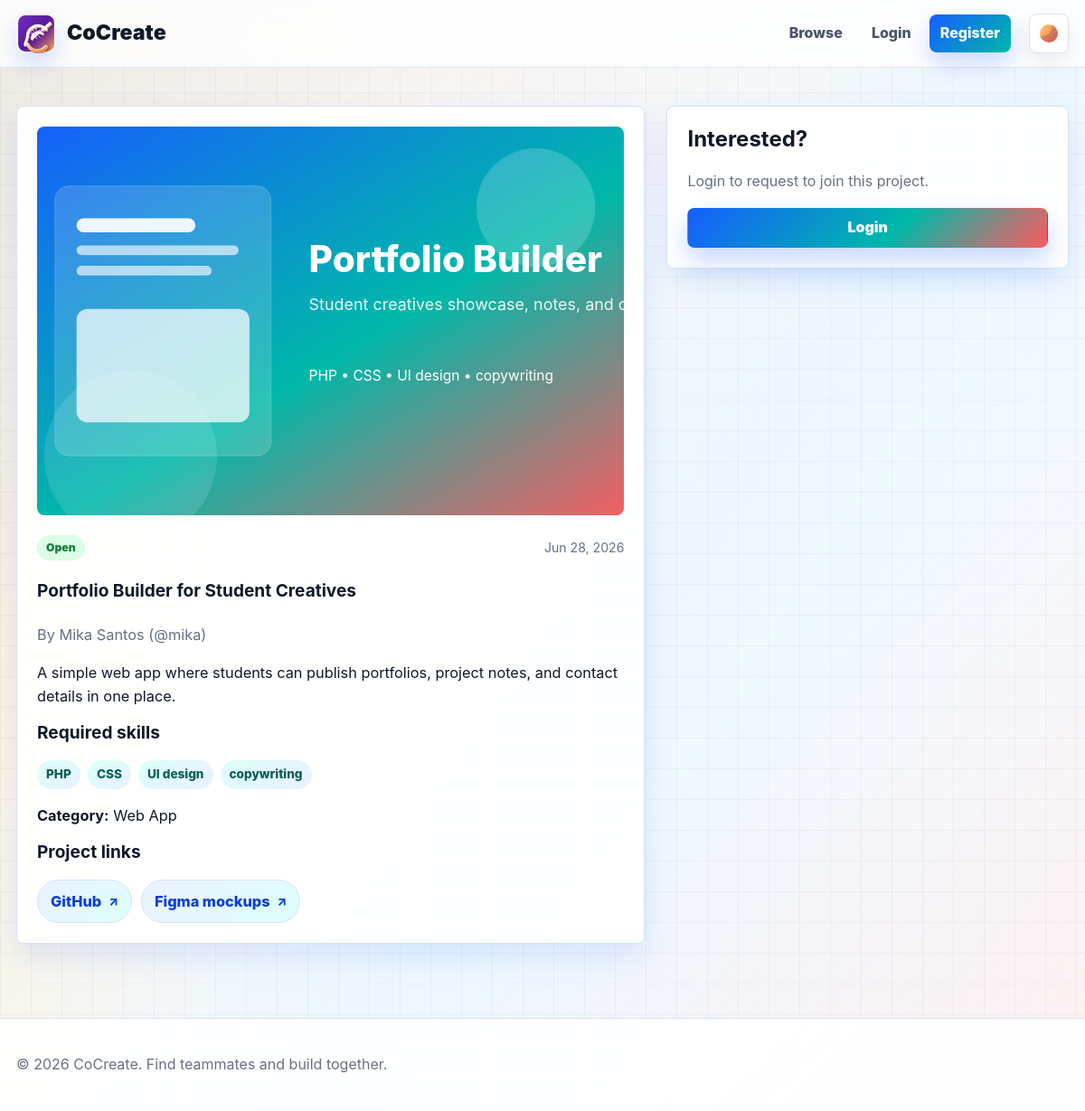
The page /pages/project.php?id=1 on the database its author committed.
### tables this page shows
CREATE TABLE projects (
  project_id INT UNSIGNED AUTO_INCREMENT PRIMARY KEY,
  user_id INT UNSIGNED NOT NULL,
  project_title VARCHAR(180) NOT NULL,
  description TEXT NOT NULL,
  required_skills TEXT NOT NULL,
  category VARCHAR(120) NOT NULL,
  project_status ENUM('open', 'in_progress', 'completed') NOT NULL DEFAULT 'open',
  project_image VARCHAR(255) DEFAULT NULL,
  created_at TIMESTAMP NOT NULL DEFAULT CURRENT_TIMESTAMP,
  CONSTRAINT fk_projects_user
    FOREIGN KEY (user_id) REFERENCES users(user_id)
    ON DELETE CASCADE ON UPDATE CASCADE
);

CREATE TABLE users (
  user_id INT UNSIGNED AUTO_INCREMENT PRIMARY KEY,
  firstname VARCHAR(80) NOT NULL,
  lastname VARCHAR(80) NOT NULL,
  username VARCHAR(80) NOT NULL UNIQUE,
  email VARCHAR(160) NOT NULL UNIQUE,
  password_hash VARCHAR(255) NOT NULL,
  profile_picture VARCHAR(255) DEFAULT NULL,
  skills TEXT DEFAULT NULL,
  interests TEXT DEFAULT NULL,
  bio TEXT DEFAULT NULL,
  role ENUM('user', 'admin') NOT NULL DEFAULT 'user',
  status ENUM('active', 'disabled') NOT NULL DEFAULT 'active',
  created_at TIMESTAMP NOT NULL DEFAULT CURRENT_TIMESTAMP
);

CREATE TABLE project_links (
  link_id INT UNSIGNED AUTO_INCREMENT PRIMARY KEY,
  project_id INT UNSIGNED NOT NULL,
  link_label VARCHAR(80) NOT NULL,
  link_url VARCHAR(2048) NOT NULL,
  sort_order SMALLINT UNSIGNED NOT NULL DEFAULT 0,
  created_at TIMESTAMP NOT NULL DEFAULT CURRENT_TIMESTAMP,
  CONSTRAINT fk_project_links_project
    FOREIGN KEY (project_id) REFERENCES projects(project_id)
    ON DELETE CASCADE ON UPDATE CASCADE
);

### includes/session.php (called while the page is built, shortened)
<?php
function is_logged_in(): bool
{
    return isset($_SESSION["user_id"]);
}
function e($value): string
{
    return htmlspecialchars((string) ($value ?? ""), ENT_QUOTES, "UTF-8");
}
function status_label(string $status): string
{
    return ucwords(str_replace("_", " ", $status));
}
function split_skill_list(?string $skills): array
{
    return array_filter(array_map("trim", explode(",", (string) $skills)));
}
function cocreate_fetch_project_links(PDO $pdo, int $projectId): array
{
    try {
        $stmt = $pdo->prepare(
            "SELECT link_label, link_url FROM project_links WHERE project_id = ? ORDER BY sort_order ASC, link_id ASC",
        );
        $stmt->execute([$projectId]);
        return $stmt->fetchAll() ?: [];
    } catch (PDOException $e) {
        return [];
    }
}

### pages/project.php (the view, shortened to what this page needs)
<?php
require_once __DIR__ . "/../includes/session.php";
require_once __DIR__ . "/../includes/db.php";
$id = (int) ($_GET["id"] ?? 0);
$stmt = $pdo->prepare(
    "SELECT p.*, u.username, u.firstname, u.lastname, u.skills AS owner_skills FROM projects p JOIN users u ON u.user_id = p.user_id WHERE p.project_id = ?",
);
$stmt->execute([$id]);
$project = $stmt->fetch();
    ?>
<?php
$projectLinks = cocreate_fetch_project_links($pdo, $id);
require_once __DIR__ . "/../includes/header.php";
?>
<article class="detail-layout">
  <section class="card detail-card">
    <?php render_project_media($project, "detail-image"); ?>
    <div class="card-meta">
      <span class="status status-<?= e($project["project_status"]) ?>"><?= e(
    status_label($project["project_status"]),
) ?></span>
      <span><?= e(date("M j, Y", strtotime($project["created_at"]))) ?></span>
    </div>
    <h1><?= e($project["project_title"]) ?></h1>
    <p class="muted">By <?= e(
        $project["firstname"] . " " . $project["lastname"],
    ) ?> (@<?= e($project["username"]) ?>)</p>
    <p><?= nl2br(e($project["description"])) ?></p>
    <h3>Required skills</h3>
    <?php render_skill_tags($project["required_skills"]); ?>
    <p><strong>Category:</strong> <?= e($project["category"]) ?></p>
    <?php if ($projectLinks): ?>
      <h3>Project links</h3>
      <?php render_project_link_stack($projectLinks); ?>
    <?php endif; ?>
  </section>
  <aside class="card action-card">
    <?php if (!is_logged_in()): ?>
      <h2>Interested?</h2>
      <p class="muted">Login to request to join this project.</p>
      <a class="btn btn-primary full" href="login.php">Login</a>
    <?php endif; ?>
  </aside>
</article>
<?php require_once __DIR__ . "/../includes/footer.php";
?>

### includes/components.php (shortened to what this page needs)
<?php
function cocreate_public_prefix(?string $preferred = null): string
{
    $path = parse_url($_SERVER["REQUEST_URI"] ?? "", PHP_URL_PATH) ?: "";
    $insideControllerDir =
        str_contains($path, "/pages/") || str_contains($path, "/admin/");
    if ($insideControllerDir) {
        return $preferred ?? "../";
    }
    return $preferred ?? "";
}
function render_skill_tags(?string $skills): void
{
    echo '<div class="tag-row">';
    foreach (split_skill_list($skills) as $skill) {
        echo '<span class="tag">' . e($skill) . "</span>";
    }
    echo "</div>";
}
function render_project_media(
    array $project,
    string $class = "project-image",
): void {
    $prefix = cocreate_public_prefix("../");
    $title = (string) ($project["project_title"] ?? "Project");
    if (!empty($project["project_image"])) {
        echo '<img class="' .
            e($class) .
            '" src="' .
            e($prefix . $project["project_image"]) .
            '" alt="' .
            e($title) .
            '">';
        return;
    }
}
function render_project_link_stack(
    array $links,
    int $limit = 0,
    bool $showOverflow = false,
    string $class = "project-link-stack",
): void {
    $displayLinks = $limit > 0 ? array_slice($links, 0, $limit) : $links;
    echo '<div class="' . e($class) . '">';
    foreach ($displayLinks as $link) {
        echo '<a class="project-link-chip" href="' .
            e($link["link_url"] ?? "") .
            '" target="_blank" rel="noopener noreferrer">' .
            e($link["link_label"] ?? "Project link") .
            "</a>";
    }
    echo "</div>";
}

### assets/css/styles.css (style rules this page uses)
:root { --blue: #165dff; --blue-deep: #0b3ed7; --teal: #00b8a9; --teal-deep: #007f78; --coral: #ff5a5f; --amber: #ffd166; --ink: #101828; --ink-soft: #344054; --muted: #667085; --cream: #fff9f2; --paper: #ffffff; --mist: #edf4ff; --line: #d8e2f1; --danger: #dc2626; --warning: #b45309; --success: #15803d; --shadow: 0 24px 70px rgba(16, 24, 40, 0.16); --shadow-soft: 0 14px 34px rgba(22, 93, 255, 0.12); --radius: 8px; }
* { box-sizing: border-box; }
html { scroll-behavior: smooth; }
body { margin: 0; min-height: 100vh; color: var(--ink); background: linear-gradient(90deg, rgba(16, 24, 40, 0.04) 1px, transparent 1px), linear-gradient(180deg, rgba(16, 24, 40, 0.035) 1px, transparent 1px), linear-gradient(105deg, rgba(255, 209, 102, 0.18), transparent 34%), linear-gradient( 125deg, #ffffff 0%, var(--cream) 26%, #ecf7ff 58%, #ffffff 100% ); background-size: 34px 34px, 34px 34px, auto, auto; font-family: Inter, ui-sans-serif, system-ui, -apple-system, BlinkMacSystemFont, "Segoe UI", sans-serif; line-height: 1.6; }
body::before { content: ""; position: fixed; inset: 0; z-index: -1; background: linear-gradient(135deg, rgba(22, 93, 255, 0.08), transparent 38%), linear-gradient(315deg, rgba(255, 90, 95, 0.09), transparent 34%); pointer-events: none; }
a { color: var(--blue); text-decoration: none; }
img { display: block; max-width: 100%; }
.muted { color: var(--muted); }
.card, .empty-state, .filter-bar, .table-wrap { border: 1px solid rgba(216, 226, 241, 0.96); border-radius: var(--radius); background: rgba(255, 255, 255, 0.94); box-shadow: var(--shadow-soft); }
.card { padding: 22px; transition: transform 0.18s ease, box-shadow 0.18s ease, border-color 0.18s ease; }
.card h2, .card h3 { margin-top: 0; line-height: 1.18; }
.detail-image { width: 100%; height: min(430px, 48vw); min-height: 260px; margin-bottom: 22px; border-radius: var(--radius); object-fit: cover; }
.card-meta { display: flex; align-items: center; justify-content: space-between; gap: 12px; color: var(--muted); font-size: 0.88rem; }
.tag-row { display: flex; flex-wrap: wrap; gap: 8px; }
.tag { display: inline-flex; align-items: center; min-height: 30px; padding: 5px 10px; border-radius: 999px; color: #075f59; background: linear-gradient(135deg, #dcfffb, #eaf1ff); font-size: 0.85rem; font-weight: 850; }
.status { display: inline-flex; align-items: center; min-height: 28px; padding: 4px 10px; border-radius: 999px; font-size: 0.76rem; font-weight: 950; text-transform: capitalize; }
.status-open, .status-accepted, .status-active { color: var(--success); background: #dcfce7; }
.btn { display: inline-flex; align-items: center; justify-content: center; min-height: 44px; padding: 10px 16px; border: 1px solid transparent; border-radius: var(--radius); cursor: pointer; appearance: none; outline: none; overflow: hidden; font: inherit; font-weight: 900; line-height: 1.1; text-decoration: none; transition: transform 0.16s ease, box-shadow 0.16s ease, background 0.16s ease, border-color 0.16s ease; }
.btn-primary { color: #fff; background: linear-gradient( 135deg, var(--blue), var(--teal) 58%, var(--coral) ); box-shadow: 0 14px 28px rgba(22, 93, 255, 0.24); }
.full { width: 100%; }
.detail-layout, .profile-layout, .admin-grid { display: grid; grid-template-columns: minmax(0, 1.22fr) minmax(280px, 0.78fr); gap: 24px; align-items: start; }
.detail-card { font-size: 1.02rem; }
.project-link-stack { display: flex; flex-wrap: wrap; gap: 10px; margin-top: 10px; }
.project-link-chip { display: inline-flex; align-items: center; gap: 8px; min-height: 42px; padding: 10px 14px; border: 1px solid var(--line); border-radius: 999px; color: var(--blue-deep); background: linear-gradient( 135deg, rgba(234, 241, 255, 0.96), rgba(220, 255, 251, 0.96) ); font-weight: 850; text-decoration: none; transition: transform 0.16s ease, border-color 0.16s ease, box-shadow 0.16s ease; }
.project-link-chip::after { content: "↗"; font-size: 0.86rem; }
.action-card { position: sticky; top: 96px; }
[data-reveal] { opacity: 0; transform: translateY(18px); }
[data-reveal].is-visible { opacity: 1; transform: translateY(0); transition: opacity 0.5s ease, transform 0.5s ease; }

### rows shown on the page
projects: project_image (picture), project_status "Open", created_at "Jun 28, 2026", project_title "Portfolio Builder for Student Creatives", user.lastname "Mika Santos", user.username "mika", description "A simple web app where students can publish portfolios, project notes, and contact details in one place.", required_skills "PHP", required_skills "CSS", required_skills "UI design", required_skills "copywriting", category "Web App"
project_links: link_label "GitHub"
project_links: link_label "Figma mockups"
